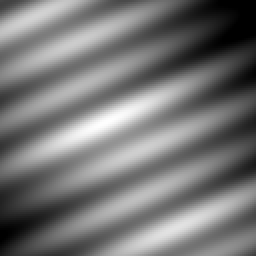
#> input picture OptimalTransportTest/dirty_complex_vis/frame_00.png, 128 x 128 px, found by its file name (shown 2 times larger)
$ python radial_brightness_average.py --image ../../OptimalTransportTest/dirty_complex_vis/frame_00.png
#> lines starting #> are read from the running program, lines starting #| are printed output that depends on the picture
"""Radially average a 128x128 image while conserving total brightness.

The output image is circularized: every pixel in the same radial bin gets the
same brightness, equal to the mean brightness of the original pixels in that
bin. Since each bin receives its original bin average, total brightness is
conserved in the floating-point output array.

Example:
    python scripts/radial_brightness_average.py
"""

from __future__ import annotations

import argparse
from pathlib import Path

import numpy as np
from PIL import Image


PROJECT_ROOT = Path(__file__).resolve().parents[1]
DEFAULT_INPUT_DIR = Path("blackhole_sim")
DEFAULT_IMAGE = "time_avg_static_recon_128pix.png"


def load_grayscale_image(path: Path) -> tuple[np.ndarray, str]:
    """Load an image as floating-point grayscale brightness."""
    image = Image.open(path)
    mode = image.mode

    if mode in {"I;16", "I"}:
        array = np.asarray(image, dtype=np.float64)
    else:
        array = np.asarray(image.convert("L"), dtype=np.float64)

    if array.shape != (128, 128):
        raise ValueError(f"Expected a 128x128 image, got {array.shape} from {path}")

    return array, mode


def radial_bins(shape: tuple[int, int], mode: str) -> np.ndarray:
    """Return an integer bin index for each pixel's radial distance."""
    height, width = shape
    y, x = np.indices(shape)

    center_y = (height - 1) / 2.0
    center_x = (width - 1) / 2.0
    radius = np.sqrt((x - center_x) ** 2 + (y - center_y) ** 2)

    if mode == "round":
        return np.rint(radius).astype(np.int64)
    if mode == "floor":
        return np.floor(radius).astype(np.int64)
    if mode == "ceil":
        return np.ceil(radius).astype(np.int64)

    raise ValueError(f"Unknown bin mode: {mode}")


def circularize_by_radius(image: np.ndarray, bin_mode: str = "round") -> np.ndarray:
    """Make each radial bin constant while preserving each bin's total flux."""
    bins = radial_bins(image.shape, bin_mode)
    flat_bins = bins.ravel()
    flat_image = image.ravel()

    radial_sums = np.bincount(flat_bins, weights=flat_image)
    radial_counts = np.bincount(flat_bins)
    radial_means = radial_sums / np.maximum(radial_counts, 1)

    return radial_means[bins]


def save_preview_png(image: np.ndarray, path: Path, input_mode: str) -> None:
    """Save a viewable PNG. Exact floating-point values are saved separately."""
    if input_mode in {"I;16", "I"} or image.max(initial=0.0) > 255:
        clipped = np.clip(np.rint(image), 0, 65535).astype(np.uint16)
        Image.fromarray(clipped, mode="I;16").save(path)
    else:
        clipped = np.clip(np.rint(image), 0, 255).astype(np.uint8)
        Image.fromarray(clipped, mode="L").save(path)


def parse_args() -> argparse.Namespace:
    parser = argparse.ArgumentParser(
        description="Radially average a 128x128 image while conserving brightness."
    )
    parser.add_argument(
        "--input-dir",
        type=Path,
        default=DEFAULT_INPUT_DIR,
        help="Directory containing the input image, relative to PROJECT_ROOT unless absolute.",
    )
    parser.add_argument(
        "--image",
        default=DEFAULT_IMAGE,
        help="Input image filename.",
    )
    parser.add_argument(
        "--output-dir",
        type=Path,
        default=Path("radial_outputs"),
        help="Directory for outputs, relative to PROJECT_ROOT unless absolute.",
    )
    parser.add_argument(
        "--bin-mode",
        choices=("round", "floor", "ceil"),
        default="round",
        help="How to convert continuous radius to integer radial bins.",
    )
    return parser.parse_args()


def resolve_under_project(path: Path) -> Path:
    return path if path.is_absolute() else PROJECT_ROOT / path


def main() -> None:
    args = parse_args()

    input_dir = resolve_under_project(args.input_dir)
    output_dir = resolve_under_project(args.output_dir)
    input_path = input_dir / args.image
    output_dir.mkdir(parents=True, exist_ok=True)

    image, input_mode = load_grayscale_image(input_path)
#> in load_grayscale_image, image is the input picture: PIL image 128x128 L; min 0, max 254, mean 118.6
#> input_mode = 'L'
    circularized = circularize_by_radius(image, bin_mode=args.bin_mode)
#> in circularize_by_radius, `flat_image = image.ravel()`: flat_image = 16384 values, max 254 at index 7608, min 0 at index 110, mean 118.6
#> in circularize_by_radius, `radial_sums = np.bincount(flat_bins, weights=flat_image)`: radial_sums = 91 values, max 41496 at index 57, min 0 at index 0, mean 21361.4
#> in circularize_by_radius, `radial_means = radial_sums / np.maximum(radial_counts, 1)`: radial_means = 91 values, max 197 at index 11, min 0 at index 0, mean 122.1
#> in circularize_by_radius, `return radial_means[bins]`:
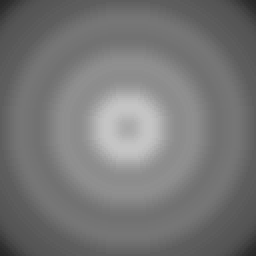
#> returned value: shape (128, 128) float64 (shown 2 times larger); min 40, max 197, mean 118.6

    stem = input_path.stem
    npy_path = output_dir / f"{stem}_radial_{args.bin_mode}.npy"
    png_path = output_dir / f"{stem}_radial_{args.bin_mode}.png"

    np.save(npy_path, circularized)
    save_preview_png(circularized, png_path, input_mode=input_mode)

    original_total = float(image.sum())
#> original_total = 1943883
    output_total = float(circularized.sum())
#> output_total = 1943883
    print(f"Input: {input_path}")
    print(f"Saved exact array: {npy_path}")
    print(f"Saved PNG preview: {png_path}")
    print(f"Original total brightness: {original_total:.12g}")
#| Original total brightness: 1943883
    print(f"Output total brightness:   {output_total:.12g}")
#| Output total brightness:   1943883
    print(f"Absolute difference:       {abs(output_total - original_total):.3e}")
#| Absolute difference:       0.000e+00


if __name__ == "__main__":
    main()
